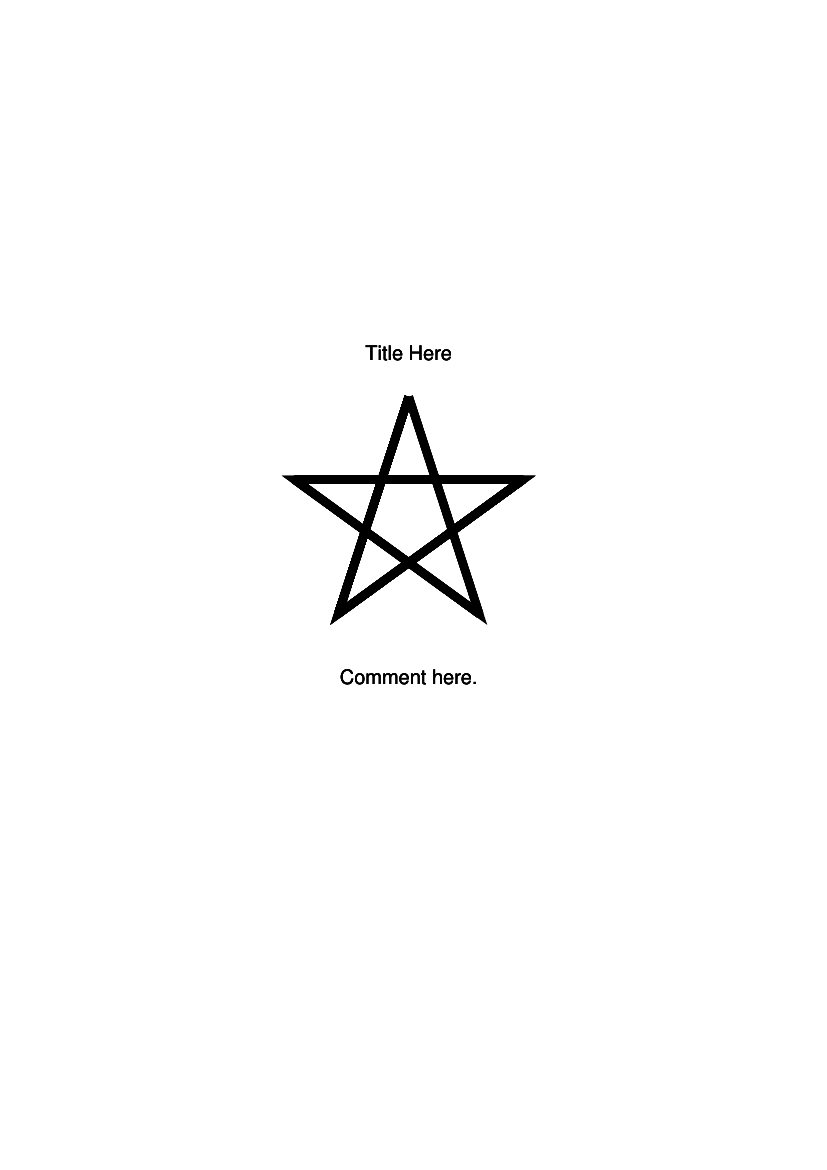

Here is the Python script that generated this plot:
from reportlab.pdfgen.canvas import Canvas
from reportlab.lib.units import inch, cm
from reportlab.lib.pagesizes import A4
from math import pi, cos, sin


def translate(canvas):
    canvas.translate(2*cm, 12*cm)


def scale(canvas):
    canvas.scale(1.2, 1.2)


def star(canvas):
    title = "Title Here"
    aka = "Comment here."
    nvertices = 5
    radius = 1*inch
    xcenter = 2.75*inch
    ycenter = 1.5*inch

    canvas.drawCentredString(x=xcenter, y=ycenter+1.3*radius, text=title)
    canvas.drawCentredString(x=xcenter, y=ycenter-1.4*radius, text=aka)
    p = canvas.beginPath()
    p.moveTo(xcenter, ycenter + radius)

    angle = (2*pi)*2/5.0
    startangle = pi/2.0

    for vertex in range(nvertices):
        nextangle = angle*(vertex + 1) + startangle
        x = xcenter + radius*cos(nextangle)
        y = ycenter + radius*sin(nextangle)
        p.lineTo(x, y)
        canvas.drawPath(p)

    if nvertices > 5:
        p.close()


if __name__ == '__main__':
    pdf = Canvas(filename="star.pdf", pagesize=A4)
    translate(pdf)
    scale(pdf)
    star(pdf)
    pdf.showPage()
    pdf.save()
